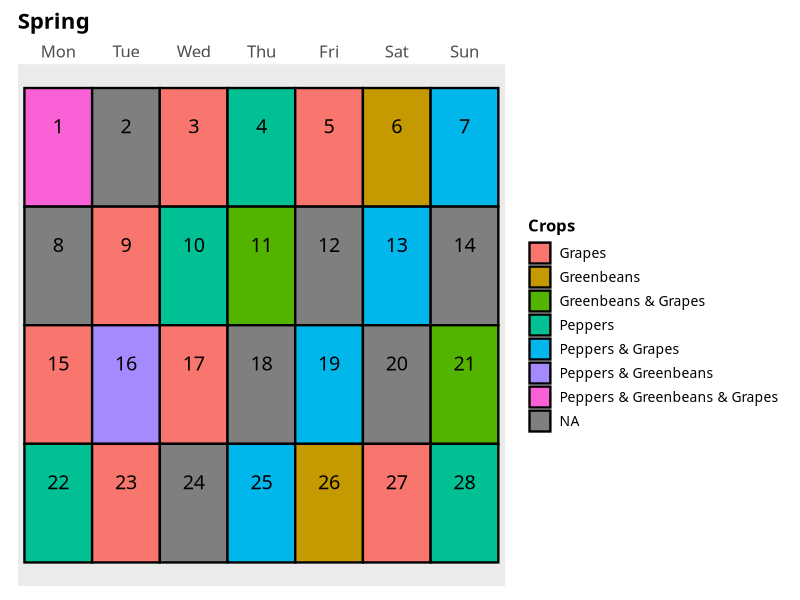

Here is the R script that generated this plot:
## ---- chunk 1
library(tidyverse)

## ---- chunk 2
library(ggplot2)
library(dplyr)

# Function to create a calendar
create_calendar <- function(events = NULL) {
  # Create the basic calendar structure
  days <- data.frame(
    day = 1:28,
    week = rep(1:4, each = 7),
    weekday = factor(
      rep(c("Mon", "Tue", "Wed", "Thu", "Fri", "Sat", "Sun"), 4),
      levels = c("Mon", "Tue", "Wed", "Thu", "Fri", "Sat", "Sun")
    )
  )
  
  # Generate recurring events
  if (!is.null(events)) {
    event_days <- events |>
      rowwise() |>
      mutate(days = list(seq(from = start_day, to = 28, by = interval))) |>
      unnest(days) |>
      select(day = days, event_name)
    
    # Handle overlapping events by grouping them
    event_days <- event_days |>
      group_by(day) |>
      summarize(
        event_name = paste(unique(event_name), collapse = " & ")) |>
      ungroup()
    
    days <- days |>
      left_join(event_days, by = "day")
  }

  all_events <- unique(days$event_name)

  # Create the calendar using ggplot2
  ggplot(days, aes(x = weekday, y = -week, fill = event_name)) +
    geom_tile(color = "black", size = 0.8) + # Tiles for the calendar
    geom_text(aes(label = day), size = 5, vjust = -1, family = "AppleGothic") + # Days at the top
    theme(
      axis.text.x = element_text(size = 12, family = "AppleGothic"),
      axis.text.y = element_blank(),
      axis.ticks = element_blank(),
      axis.title = element_blank(),
      panel.grid = element_blank(),
      plot.margin = margin(t = 10, r = 10, b = 10, l = 10),
      legend.title = element_text(size = 12, face = "bold", family = "AppleGothic"),  
      legend.text = element_text(size = 10, family = "AppleGothic"),
      plot.title = element_text(size = 16, family = "AppleGothic", face = "bold") 
    ) +
    scale_x_discrete(position = "top") + # No extra space on y-axis
    labs(title = "Spring",
         fill = "Crops")
}

# Example usage:
# Define recurring events
events <- data.frame(
  start_day = c(1, 1, 1),       # Start day of each event
  interval = c(3, 5, 2),        # Recurrence interval (e.g., every 3 days, every 5 days, every 7 days)
  event_name = c("Peppers", "Greenbeans", "Grapes") # Event names
)

# Plot the calendar
create_calendar(events)

